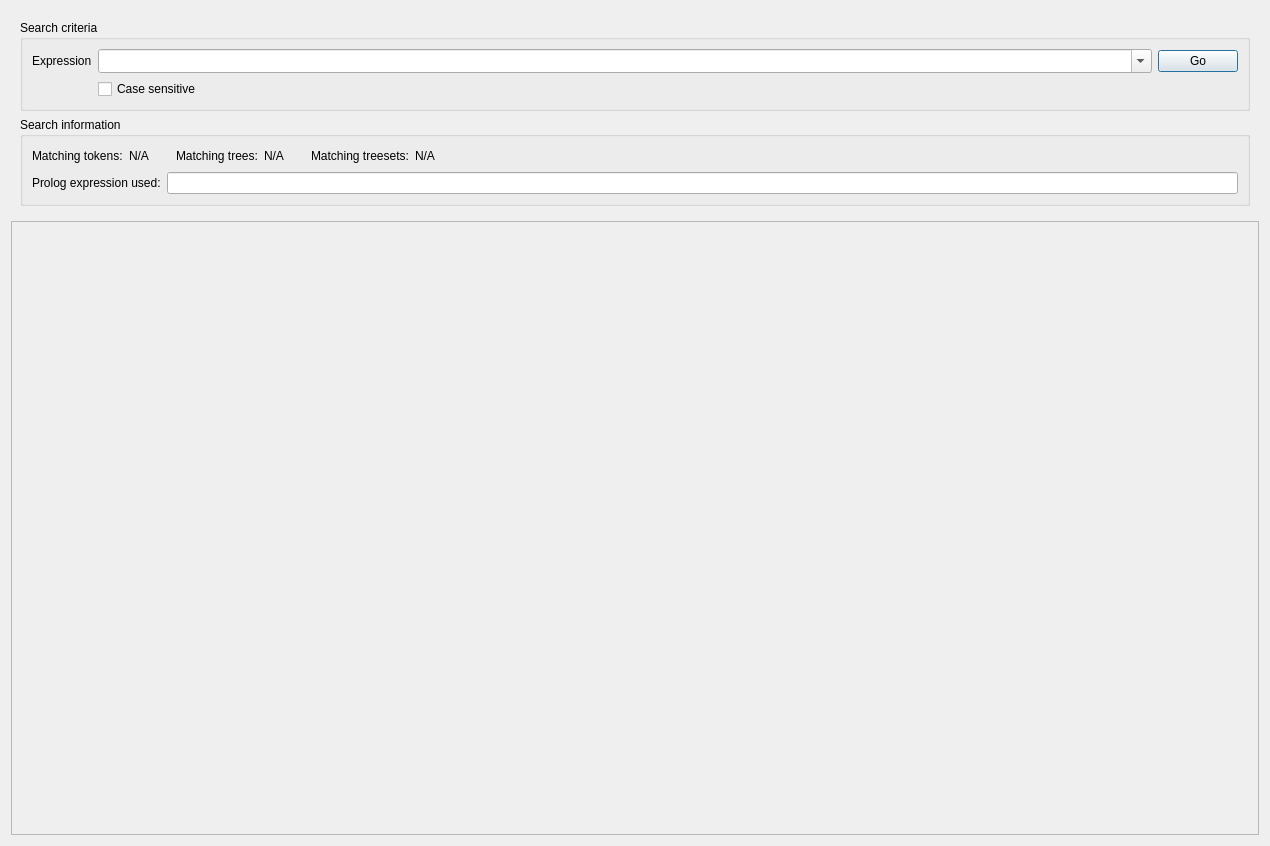
<?xml version="1.0" encoding="UTF-8"?>
<ui version="4.0">
 <class>TreeSearchForm</class>
 <widget class="QWidget" name="TreeSearchForm">
  <property name="geometry">
   <rect>
    <x>0</x>
    <y>0</y>
    <width>1270</width>
    <height>846</height>
   </rect>
  </property>
  <property name="sizePolicy">
   <sizepolicy hsizetype="Preferred" vsizetype="MinimumExpanding">
    <horstretch>0</horstretch>
    <verstretch>0</verstretch>
   </sizepolicy>
  </property>
  <property name="windowTitle">
   <string>Search</string>
  </property>
  <property name="windowIcon">
   <iconset resource="resfile.qrc">
    <normaloff>:/icons/icons/babelfish.png</normaloff>:/icons/icons/babelfish.png</iconset>
  </property>
  <layout class="QVBoxLayout">
   <item>
    <widget class="QFrame" name="frame">
     <property name="sizePolicy">
      <sizepolicy hsizetype="Expanding" vsizetype="Preferred">
       <horstretch>0</horstretch>
       <verstretch>0</verstretch>
      </sizepolicy>
     </property>
     <property name="layoutDirection">
      <enum>Qt::LeftToRight</enum>
     </property>
     <property name="frameShape">
      <enum>QFrame::NoFrame</enum>
     </property>
     <property name="frameShadow">
      <enum>QFrame::Raised</enum>
     </property>
     <layout class="QGridLayout">
      <item row="0" column="0">
       <widget class="QGroupBox" name="groupBox">
        <property name="sizePolicy">
         <sizepolicy hsizetype="Expanding" vsizetype="Preferred">
          <horstretch>0</horstretch>
          <verstretch>0</verstretch>
         </sizepolicy>
        </property>
        <property name="title">
         <string>Search criteria</string>
        </property>
        <property name="alignment">
         <set>Qt::AlignLeading|Qt::AlignLeft|Qt::AlignTop</set>
        </property>
        <property name="flat">
         <bool>false</bool>
        </property>
        <property name="checkable">
         <bool>false</bool>
        </property>
        <property name="checked">
         <bool>false</bool>
        </property>
        <layout class="QGridLayout">
         <item row="0" column="0">
          <widget class="QLabel" name="label_4">
           <property name="text">
            <string>Expression</string>
           </property>
          </widget>
         </item>
         <item row="0" column="2">
          <widget class="QPushButton" name="doSearchButton">
           <property name="text">
            <string>Go</string>
           </property>
           <property name="autoDefault">
            <bool>true</bool>
           </property>
           <property name="default">
            <bool>true</bool>
           </property>
          </widget>
         </item>
         <item row="1" column="1">
          <widget class="QCheckBox" name="caseSensitive">
           <property name="text">
            <string>Case sensitive</string>
           </property>
          </widget>
         </item>
         <item row="0" column="1">
          <widget class="QComboBox" name="depExpression">
           <property name="sizePolicy">
            <sizepolicy hsizetype="Expanding" vsizetype="Fixed">
             <horstretch>0</horstretch>
             <verstretch>0</verstretch>
            </sizepolicy>
           </property>
           <property name="editable">
            <bool>true</bool>
           </property>
           <property name="insertPolicy">
            <enum>QComboBox::InsertAtTop</enum>
           </property>
           <property name="sizeAdjustPolicy">
            <enum>QComboBox::AdjustToMinimumContentsLengthWithIcon</enum>
           </property>
          </widget>
         </item>
        </layout>
       </widget>
      </item>
      <item row="1" column="0">
       <widget class="QGroupBox" name="groupBox_2">
        <property name="title">
         <string>Search information</string>
        </property>
        <layout class="QVBoxLayout">
         <item>
          <layout class="QHBoxLayout">
           <item>
            <widget class="QLabel" name="label">
             <property name="text">
              <string>Matching tokens:</string>
             </property>
            </widget>
           </item>
           <item>
            <widget class="QLabel" name="infoMatchingTokens">
             <property name="text">
              <string>N/A</string>
             </property>
            </widget>
           </item>
           <item>
            <spacer>
             <property name="orientation">
              <enum>Qt::Horizontal</enum>
             </property>
             <property name="sizeType">
              <enum>QSizePolicy::Fixed</enum>
             </property>
             <property name="sizeHint" stdset="0">
              <size>
               <width>21</width>
               <height>20</height>
              </size>
             </property>
            </spacer>
           </item>
           <item>
            <widget class="QLabel" name="label_3">
             <property name="text">
              <string>Matching trees:</string>
             </property>
            </widget>
           </item>
           <item>
            <widget class="QLabel" name="infoMatchingTrees">
             <property name="text">
              <string>N/A</string>
             </property>
            </widget>
           </item>
           <item>
            <spacer>
             <property name="orientation">
              <enum>Qt::Horizontal</enum>
             </property>
             <property name="sizeType">
              <enum>QSizePolicy::Fixed</enum>
             </property>
             <property name="sizeHint" stdset="0">
              <size>
               <width>21</width>
               <height>20</height>
              </size>
             </property>
            </spacer>
           </item>
           <item>
            <widget class="QLabel" name="label_6">
             <property name="text">
              <string>Matching treesets:</string>
             </property>
            </widget>
           </item>
           <item>
            <widget class="QLabel" name="infoMatchingTreesets">
             <property name="text">
              <string>N/A</string>
             </property>
            </widget>
           </item>
           <item>
            <spacer>
             <property name="orientation">
              <enum>Qt::Horizontal</enum>
             </property>
             <property name="sizeHint" stdset="0">
              <size>
               <width>40</width>
               <height>20</height>
              </size>
             </property>
            </spacer>
           </item>
          </layout>
         </item>
         <item>
          <layout class="QHBoxLayout">
           <item>
            <widget class="QLabel" name="label_8">
             <property name="text">
              <string>Prolog expression used:</string>
             </property>
            </widget>
           </item>
           <item>
            <widget class="QLineEdit" name="infoPrologExpr"/>
           </item>
          </layout>
         </item>
        </layout>
       </widget>
      </item>
     </layout>
    </widget>
   </item>
   <item>
    <widget class="QScrollArea" name="resultScrollArea">
     <property name="sizePolicy">
      <sizepolicy hsizetype="Preferred" vsizetype="Expanding">
       <horstretch>0</horstretch>
       <verstretch>0</verstretch>
      </sizepolicy>
     </property>
     <property name="frameShape">
      <enum>QFrame::StyledPanel</enum>
     </property>
     <property name="frameShadow">
      <enum>QFrame::Raised</enum>
     </property>
    </widget>
   </item>
  </layout>
 </widget>
 <tabstops>
  <tabstop>depExpression</tabstop>
  <tabstop>doSearchButton</tabstop>
  <tabstop>caseSensitive</tabstop>
  <tabstop>resultScrollArea</tabstop>
  <tabstop>infoPrologExpr</tabstop>
 </tabstops>
 <resources>
  <include location="resfile.qrc"/>
 </resources>
 <connections/>
</ui>
